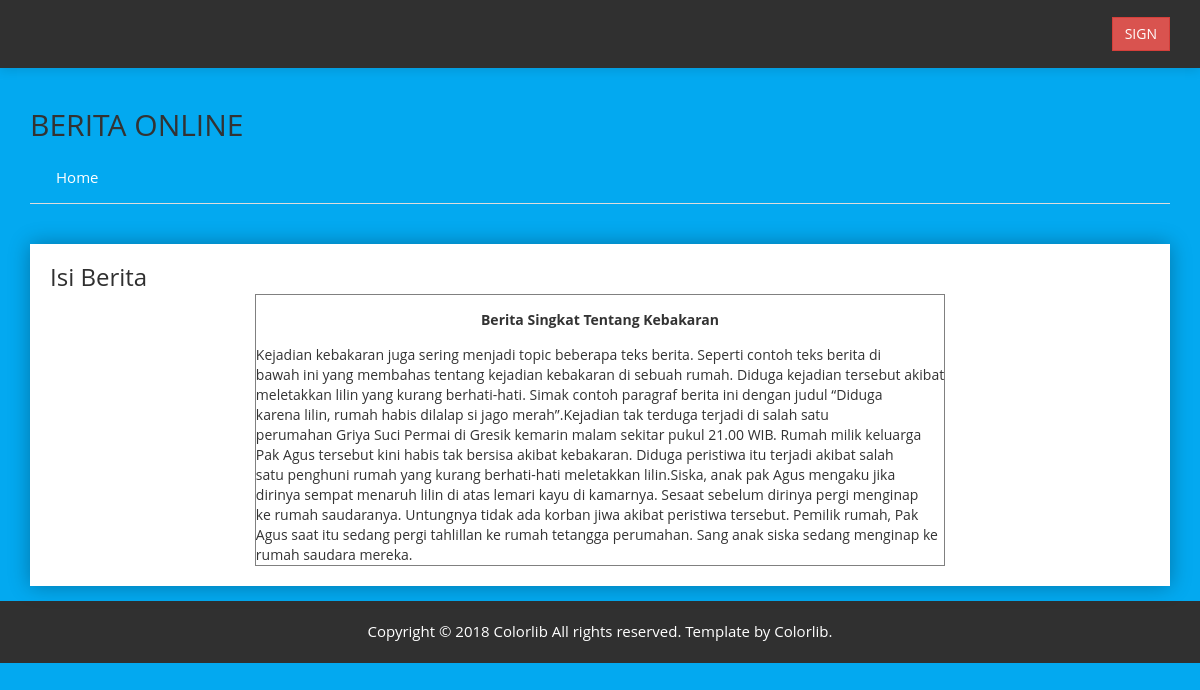
Screenshot of /home/selanjutnya?id=61 with the database file from the repository.
### tables this page shows
CREATE TABLE `berita` (
  `id` int(50) UNSIGNED NOT NULL,
  `idKategori` int(50) NOT NULL,
  `idLogin` int(50) NOT NULL,
  `judul_berita` varchar(255) NOT NULL,
  `isi_berita` text NOT NULL,
  `jml_baca` int(50) NOT NULL
);

### application/controllers/home.php (called while the page is built, shortened)
<?php
class home extends CI_Controller {
  function __construct(){
		$this->load->model('m_berita');
		$this->load->helper('url');
	}
	public function selanjutnya()
	{
		$data['id'] = $this->input->get('id');
		$data['query'] = $this->m_berita->tampil_data($data['id']);
		$data['data'] = $this->m_berita->jumlah_baca($data['id']);
		$this->load->view('home', $data);
		$this->load->view('home/lanjutBaca2', $data);
		$this->load->view('footer', $data);
	}
}
?>

### index.php (called while the page is built, shortened)
<?php
require_once BASEPATH.'core/CodeIgniter.php';

### application/models/m_berita.php (called while the page is built, shortened)
<?php
class M_berita extends CI_Model{
	function tampil_data($id){
		return $this->db->query("SELECT * FROM berita
            WHERE id=".$id."");
	}
}
?>

### application/views/home/lanjutBaca2.php (the view, shortened to what this page needs)
<div class="inbox-mailbox-area mg-b-40">
        <div class="container">
            <div class="row">
                <div class="col-lg-12">
                    <div class="row">
                        <div class="col-lg-12">
                            <div class="tab-content">
                                <div id="composemail" class="tab-pane fade in animated zoomInDown shadow-reset custom-inbox-message active">
                                    <div class="view-mail-wrap">
                                        <div class="mail-title">
                                            <h2>Isi Berita</h2>
                                        </div>
<center><table border="black"  >
	<tbody>
	<?php
	foreach($query->result() as $row){
		$str=$row->isi_berita;
        $s= wordwrap($str,100,"<br>\n");
	echo "<tr ><td >
	<p></p>
		<center><b>$row->judul_berita</b></center>
		<p></p>
		$s </td>
	 </tr>";
	}
	?>
</table> </center>
</div>
                            </div>
                        </div>
                    </div>
                </div>
            </div>
        </div>
    </div>

### horizontal/css/switcher/color-one.css (style rules this page uses)
html, body { font-family: 'Open Sans', sans-serif;font-weight:400;background: #555 }

### horizontal/css/switcher/color-two.css (style rules this page uses)
html, body { font-family: 'Open Sans', sans-serif;font-weight:400;background: #1c84c6 }

### horizontal/css/switcher/color-three.css (style rules this page uses)
html, body { font-family: 'Open Sans', sans-serif;font-weight:400;background: #ed5565 }

### horizontal/css/switcher/color-four.css (style rules this page uses)
html, body { font-family: 'Open Sans', sans-serif;font-weight:400;background: #1ab394 }

### horizontal/css/switcher/color-five.css (style rules this page uses)
html, body { font-family: 'Open Sans', sans-serif;font-weight:400;background: #EE7752 }

### horizontal/css/switcher/color-six.css (style rules this page uses)
html, body { font-family: 'Open Sans', sans-serif;font-weight:400;background: #27ae60 }

### horizontal/css/switcher/color-seven.css (style rules this page uses)
html, body { font-family: 'Open Sans', sans-serif;font-weight:400;background: #7f8c8d }

### horizontal/css/switcher/color-eight.css (style rules this page uses)
html, body { font-family: 'Open Sans', sans-serif;font-weight:400;background: #0000ff }

### horizontal/css/switcher/color-nine.css (style rules this page uses)
html, body { font-family: 'Open Sans', sans-serif;font-weight:400;background: #ff0080 }

### horizontal/css/switcher/color-ten.css (style rules this page uses)
html, body { font-family: 'Open Sans', sans-serif;font-weight:400;background: #1a0000 }

### rows the page displays
berita: judul_berita "Berita Singkat Tentang Kebakaran", isi_berita "Kejadian kebakaran juga sering menjadi topic beberapa teks berita. Seperti contoh teks berita di bawah ini yang membahas tentang kejadian kebakaran di sebuah rumah. Diduga kejadian tersebut akibat meletakkan lilin yang kurang berhati-hati. Simak contoh paragraf berita ini dengan judul “Diduga karena lilin, rumah habis dilalap si jago merah”.Kejadian tak terduga terjadi di salah satu perumahan Griya Suci Permai di Gresik kemarin malam sekitar pukul 21.00 WIB. Rumah milik keluarga Pak Agus tersebut kini habis tak bersisa akibat kebakaran. Diduga peristiwa itu terjadi akibat salah satu penghuni rumah yang kurang berhati-hati meletakkan lilin.Siska, anak pak Agus mengaku jika dirinya sempat…"
